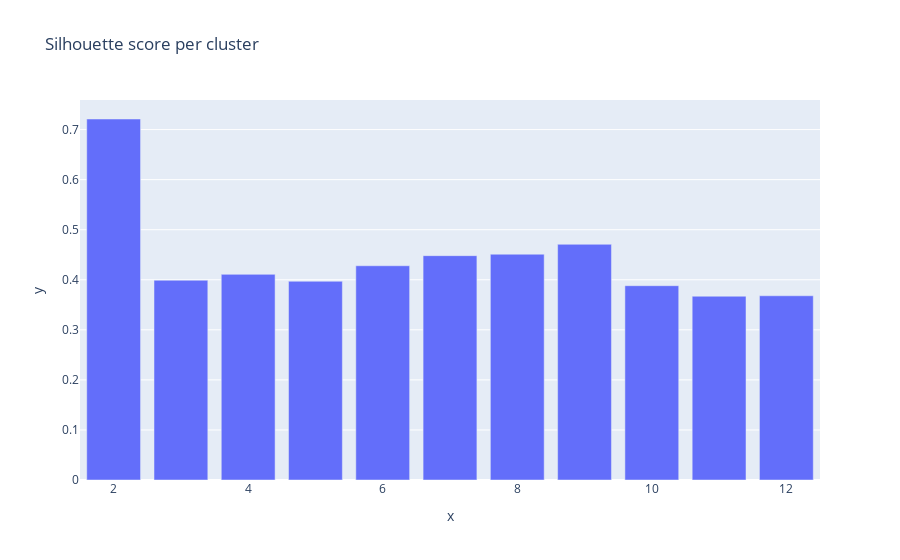

The notebook cell this image was saved under:
### Code cell
# Affichage de scores en fonction du nombre de clusters
fig = px.bar(x = range(2,13), y = s_score, title="Silhouette score per cluster")# yaxis_title="Silhouette Score", xaxis_title="# Clusters", )
fig.show()

### Figure 1 — Plotly figure (JSON) as saved in the notebook; plotly's stock layout.template omitted (floating-point values rounded to 4 significant figures)
{"data": [{"alignmentgroup": "True", "hovertemplate": "x=%{x}<br>y=%{y}<extra></extra>", "legendgroup": "", "marker": {"color": "#636efa", "pattern": {"shape": ""}}, "name": "", "offsetgroup": "", "orientation": "v", "showlegend": false, "textposition": "auto", "type": "bar", "x": [2, 3, 4, 5, 6, 7, 8, 9, 10, 11, 12], "xaxis": "x", "y": [0.7211, 0.399, 0.4108, 0.3969, 0.428, 0.4481, 0.451, 0.4708, 0.3882, 0.3671, 0.368], "yaxis": "y"}], "layout": {"barmode": "relative", "legend": {"tracegroupgap": 0}, "title": {"text": "Silhouette score per cluster"}, "xaxis": {"anchor": "y", "domain": [0, 1], "title": {"text": "x"}}, "yaxis": {"anchor": "x", "domain": [0, 1], "title": {"text": "y"}}}}
